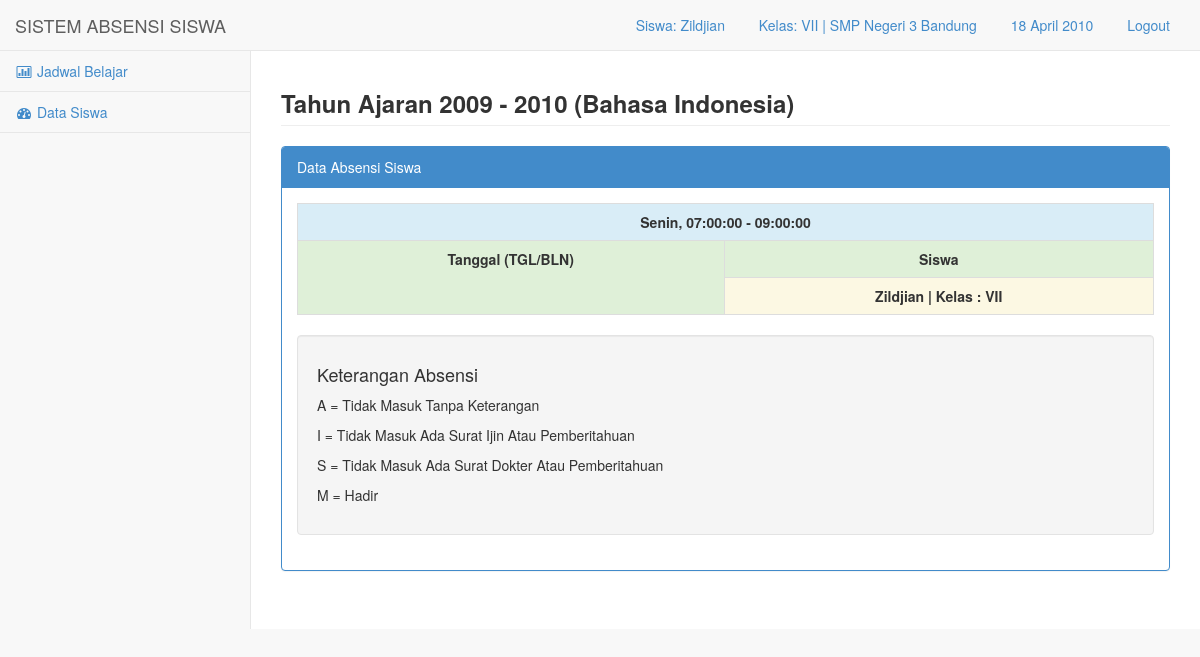
Page /media.php?module=rekap_s&idj=1 (signed in) on the committed database.
### tables this page shows
CREATE TABLE `kelas` (
  `idk` int(10) NOT NULL,
  `id` int(10) NOT NULL,
  `nama` varchar(50) NOT NULL
);

CREATE TABLE `sekolah` (
  `id` int(10) NOT NULL,
  `kode` varchar(50) NOT NULL,
  `nama` varchar(100) NOT NULL,
  `alamat` text NOT NULL
);

CREATE TABLE `mata_pelajaran` (
  `idm` int(11) NOT NULL,
  `nama_mp` varchar(100) NOT NULL
);

CREATE TABLE `hari` (
  `idh` int(11) NOT NULL,
  `hari` varchar(15) NOT NULL
);

CREATE TABLE `jadwal` (
  `idj` int(11) NOT NULL,
  `idh` int(11) NOT NULL,
  `idg` int(11) NOT NULL,
  `idk` int(11) NOT NULL,
  `idm` int(11) NOT NULL,
  `jam_mulai` time NOT NULL,
  `jam_selesai` time NOT NULL,
  `aktif` int(11) NOT NULL
);

### config/fungsi.php (called while the page is built, shortened)
<?php
function tgl_ina($parameter){
$thn=substr($parameter,0,4);
$b=substr($parameter,5,2);
$tgl=substr($parameter,-2);
if($b==1) {$bln="Januari";}
else if($b==2) {$bln="Februari";}
else if($b==3) {$bln="Maret";}
else if($b==4) {$bln="April";}
$tanggal=$tgl . " ".$bln ." ".$thn;
return $tanggal;
}
?>

### media.php (the view, shortened to what this page needs)
<?php
if(!empty($_SESSION['nama'])){
$usre=$_SESSION['nama'];
$level=$_SESSION['level'];
$klss=$_SESSION['idk'];
$idd=$_SESSION['id'];
include "config/fungsi.php";
?>
<!DOCTYPE html>
<html>
<head>
    <link href="css/bootstrap.min.css" rel="stylesheet">
    <link href="font-awesome/css/font-awesome.css" rel="stylesheet">
    <link href="css/plugins/dataTables/dataTables.bootstrap.css" rel="stylesheet">
    <link href="css/sb-admin.css" rel="stylesheet">
</head>
<body>
    <div id="wrapper">
        <nav class="navbar navbar-default navbar-fixed-top" role="navigation" style="margin-bottom: 0">
            <div class="navbar-header">
                <a class="navbar-brand" href="media.php?module=home">SISTEM ABSENSI SISWA</a>
            </div>
            <ul class="nav navbar-top-links navbar-right">
                <li class="dropdown">
                    <a class="dropdown-toggle" data-toggle="dropdown" href="#">
<?php
if($level=="admin") {
echo "[[$usre]]";
}
elseif($level=="guru") {
echo "Guru: $usre";
}
else {
echo "Siswa: $usre";
}
?>
                   </a>
                </li>
       <li class="dropdown">
                    <a class="dropdown-toggle" data-toggle="dropdown" href="#">
<?php
if($level=="admin" OR $level=="guru"){
	$sqla=mysql_query("select * from sekolah where id='$idd'");
	$rsa=mysql_fetch_array($sqla);
echo "$rsa[nama]" ;
}else{
	$sql=mysql_query("select * from kelas where idk='$klss'");
	$rs=mysql_fetch_array($sql);
  $sqla=mysql_query("select * from sekolah where id='$idd'");
  $rsa=mysql_fetch_array($sqla);
echo "Kelas: $rs[nama] | $rsa[nama]";
}
?>
                   </a>
                </li>
                <li class="dropdown">
                    <a class="dropdown-toggle" data-toggle="dropdown" href="#">
<?php
$tgl_lengkap= tgl_ina(date("Y-m-d"));
if ($level=="guru") {
$hhari= hari_ina(date("l"));
echo "<b>$hhari, $tgl_lengkap</b>"; echo " | <label class='labelol' id='clock'></label>";
}
else {
  echo "$tgl_lengkap";
}
 ?>
                   </a>
                </li>
                <li class="dropdown">
                    <a class="dropdown-toggle" data-toggle="" href="logout.php">
<?php echo "Logout"; ?>
                   </a>
                </li>
            </ul>
            <div class="navbar-default navbar-static-side" role="navigation">
                <div class="sidebar-collapse">
                    <ul class="nav" id="side-menu">
<?php if($level=='user'){ ?>
                        <li>
                            <a href="media.php?module=siswa_senin"><i class="fa fa-bar-chart-o fa-fw"></i> Jadwal Belajar</a>
                        </li>
<?php } ?>
<?php if($level=='user'){ ?>
                        <li>
                            <a href="media.php?module=siswa_det"><i class="fa fa-dashboard fa-fw"></i> Data Siswa</a>
                        </li>
<?php } ?>
                    </ul>
                </div>
            </div>
        </nav>
        <div id="page-wrapper">
<?php include "content.php";  ?>
        </div>
    </div>
</body>
</html>
<?php }
else {
  echo "<center><h2>Anda Harus Login Terlebih Dahulu</h2>
    <a href=index.php><b>Klik ini untuk Login</b></a></center>";
}
?>

### module/laporan/siswa/rekap.php (shortened to what this page needs)
<?php
$acuan=$_GET['idj'];
$sqlacuan=mysql_query("select * from jadwal where idj='$acuan'");
$rss=mysql_fetch_array($sqlacuan);
$sqlmp=mysql_query("select * from mata_pelajaran where idm='$rss[idm]'");
$nama_mp=mysql_fetch_array($sqlmp);
$sqlidh=mysql_query("select * from hari where idh='$rss[idh]'");
$nama_hari=mysql_fetch_array($sqlidh);
$pecah = explode(" ", $tgl_lengkap);
$dua=$pecah[1];
$tahun1=$pecah[2];
if ($dua=="Juli" || $dua=="Agustus" || $dua=="September" || $dua=="Oktober" || $dua=="November" || $dua=="Desember") {
  $tahun2=$tahun1 + 1;
}
else {
  $tahun2=$tahun1 - 1;
}
?>
            <div class="row">
                <div class="col-lg-12">
                    <h3 class="page-header">
                      <strong>
                      <?php
                      if ($dua=="Juli" || $dua=="Agustus" || $dua=="September" || $dua=="Oktober" || $dua=="November" || $dua=="Desember") {
                        echo "Tahun Ajaran $tahun1 - $tahun2 ($nama_mp[nama_mp])";
                      }
                      else {
                        echo "Tahun Ajaran $tahun2 - $tahun1 ($nama_mp[nama_mp])";
                      }
                      ?>
                      </strong>
                    </h3>
                </div>
            </div>
            <div class="row">
                <div class="col-lg-12">
                    <div class="panel panel-primary">
                        <div class="panel-heading">
                            Data Absensi Siswa
                        </div>
                        <div class="panel-body">
                            <div class="table-responsive">
<table class="table table-striped table-bordered table-hover">
  <tr>
    <td colspan="2" class="text-center info"><?php echo "<b>$nama_hari[hari], $rss[jam_mulai] - $rss[jam_selesai]</b>";?></td>
  </tr>
  <tr>
    <td class="success text-center" rowspan="2"><b>Tanggal (TGL/BLN)</b></td>
    <td class="text-center success"><b>Siswa</b></td>
  </tr>
  <tr>
    <td class="text-center warning"><?php echo "<b>$usre | Kelas : $rs[nama]</b>"; ?></td>
  </tr>
</table>
                            </div>
                            <div class="well">
                                <h4>Keterangan Absensi</h4>
                                <p>A = Tidak Masuk Tanpa Keterangan</p>
                                <p>I = Tidak Masuk Ada Surat Ijin Atau Pemberitahuan</p>
                                <p>S = Tidak Masuk Ada Surat Dokter Atau Pemberitahuan</p>
                                <p>M = Hadir</p>
                            </div>
                        </div>
                    </div>
                </div>
            </div>

### css/sb-admin.css (style rules this page uses)
body { padding-top: 100px; background-color: #f8f8f8; }
@media (min-width:768px) { body { padding-top: 50px; } }
#wrapper { width: 100%; height:100%; }
#page-wrapper { padding: 0 15px; min-height: 579px; height:100%; background-color: #fff; }
@media (min-width:768px) { #page-wrapper { position: inherit; margin: 0 0 0 250px; padding: 0 30px; height:100%; border-left: 1px solid #e7e7e7; } }
.navbar-top-links li { display: inline-block; }
.navbar-top-links li:last-child { margin-right: 15px; }
.navbar-top-links li a { padding: 15px; min-height: 50px; }
.navbar-static-side ul li { border-bottom: 1px solid #e7e7e7; }
@media (min-width:768px) { .navbar-static-side { z-index: 1; position: absolute; width: 250px; margin-top: 51px; } }

### rows in the picture
kelas: nama "VII"
sekolah: nama "SMP Negeri 3 Bandung"
mata_pelajaran: nama_mp "Bahasa Indonesia"
hari: hari "Senin"
jadwal: jam_mulai "07:00:00", jam_selesai "09:00:00"

### other values in the picture
$usre "Zildjian"
$tgl_lengkap "18 April 2010"
$tahun2 "2009"
$tahun1 "2010"
